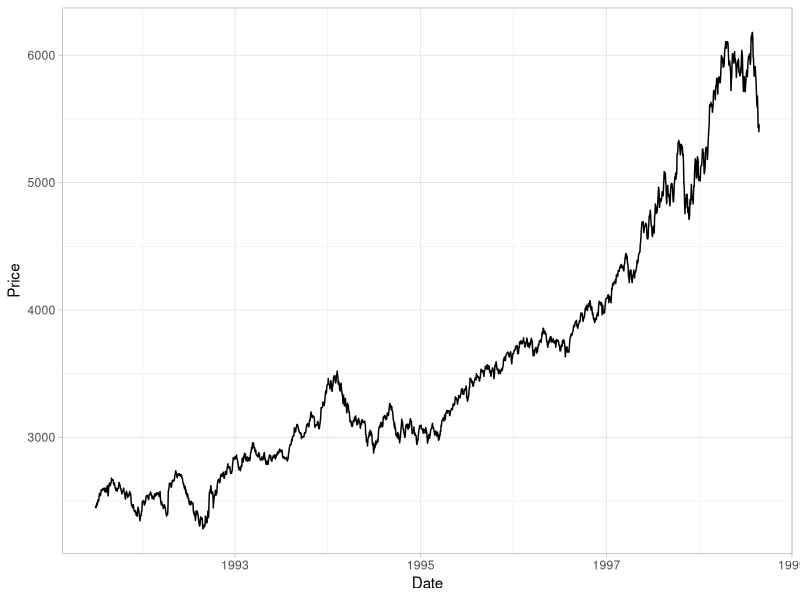
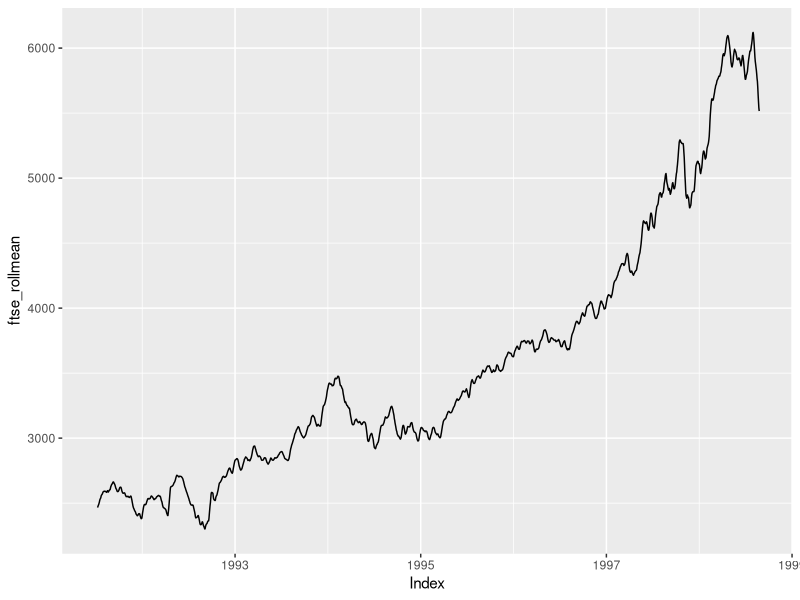
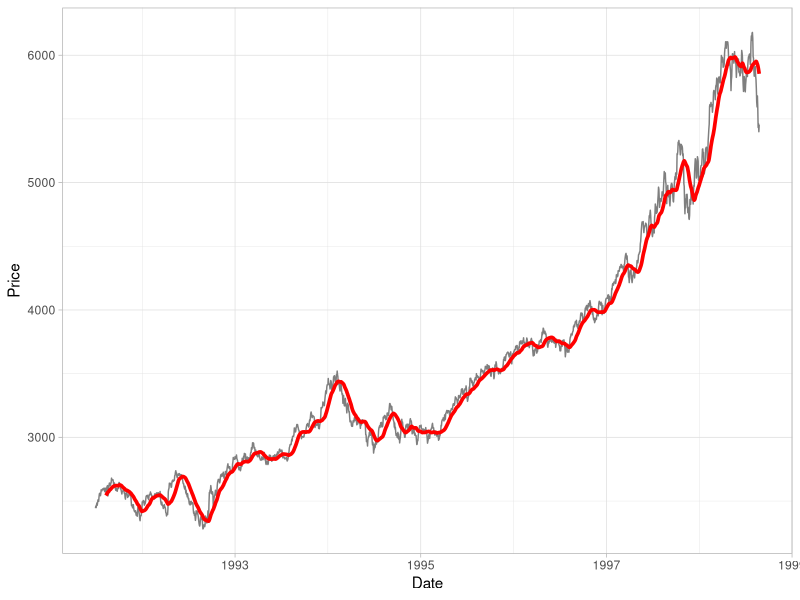

The R script that drew these images, in order: (Note: this script raises an error after producing the figures.)
## ---- chunk 1
library(tidyverse)
library(zoo)
library(lubridate)

ftse_zoo <- EuStockMarkets[, "FTSE"] %>%
  as.zoo()

ftse <- data.frame(
  Date = index(ftse_zoo),
  Price = coredata(ftse_zoo)
)
## ---- chunk 2
ftse %>%
  ggplot(aes(x = Date, y = Price)) +
  geom_line() +
  # geom_hline(yintercept = mean(ftse$Price),
  #            color = "blue",
  #            linetype = "dashed") +
  theme_light() # %>%
# ggsave(filename = "../fig/rolling-window-2.png")
## ---- chunk 3
ftse_rollmean <- ftse_zoo %>%
  rollmean(
    k = 30,
    align = "right"
  )
ftse_rollmean2 <- data.frame(
  Date = index(ftse_rollmean),
  Price = coredata(ftse_rollmean)
)

{ftse %>%
  ggplot(aes(x = Date, y = Price)) +
  geom_line(color = "gray50") +
  geom_line(
    data = ftse_rollmean2, aes(x = Date, y = Price),
    size = 1.25,
    color = "red"
  ) +
  theme_light()} %>% 
  ggsave(filename = "fig/rollmean_light.png", width = 2284, height = 1762, units = "px")


## ---- chunk 4
ftse_rollmean <- ftse_zoo %>%
  rollmean(
    k = 7,
    align = "right",
    fill = NA
  )

autoplot(ftse_rollmean)

## ---- chunk 5
ftse_rm_right <-
  rollmean(ftse_zoo,
    k = 7,
    fill = NA,
    align = "right"
  )

head(ftse_rm_right, 10)
## ---- chunk 6
ftse %>%
  rollmean(
    k = 7,
    align = "right",
    fill = NA
  ) %>%
  autoplot()
## ---- chunk 7
maunaloa <- read_rds("data/maunaloa.Rds") %>% as.zoo()
## ---- chunk 8
maunaloa_rollmean <- maunaloa %>% 
  rollmean(k = 12, align = "right", fill = NA)


autoplot(maunaloa_rollmean)

## ---- chunk 9
maunaloa_rollmin <- rollapply(
  maunaloa,
  width = 52,
  FUN = min,
  align = "right"
)
## ---- chunk 10
dax_rollmean <- read_rds("data/EU_DAX.Rds") %>%
  as.zoo() %>%
  rollmean(k = 30,
           align = "right",
           fill = NA)
